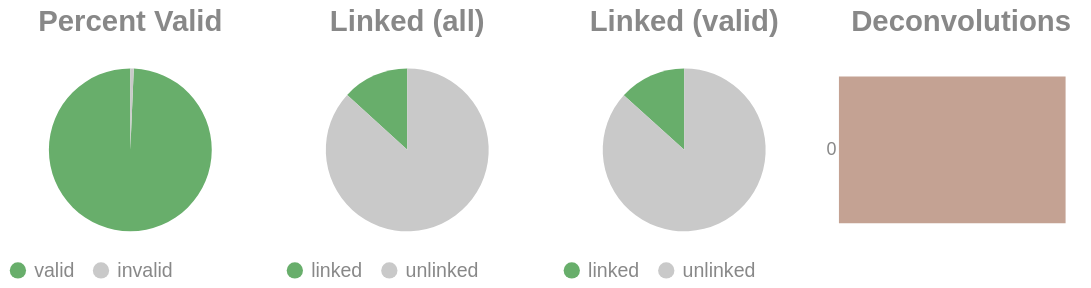

Notebook code for this chart:
### Code cell
if SKIPLR:
    pass
else:
    clash = Counter()
    for i in valids['molecule'].to_list():
        _mol = i.split("-")
        if len(_mol) == 1:
            clash.update('0')
        else:
            clash.update(_mol[-1])

    _d = {"deconvolutions": [], 'count': []}
    for k,v in clash.items():
        _d['deconvolutions'].append(k)
        _d['count'].append(v)

    tot_valid = valids['reads'].sum()
    mask = valids['reads'] >= 2
    n_linked_reads = valids.filter(mask)['reads'].sum()
    if n_linked_reads == 0:
        print_html("No linked molecules (>=2 reads) were detected; skipping linked-only distributions.")
        SKIPLR = True
    else:
        perc_valid = round(tot_valid / n_reads, 4)
        linked_perc_abs = round(n_linked_reads / n_reads, 4)
        linked_perc = round(n_linked_reads / tot_valid, 4)

    _valid = pl.DataFrame({"valids": ['valid', 'invalid'], "count": [tot_valid, n_reads - tot_valid]})
    _linked_abs = pl.DataFrame({"linked (absolute)": ['linked', 'unlinked'], "count": [n_linked_reads, n_reads - n_linked_reads]})
    _linked_rel = pl.DataFrame({"linked (valids)": ['linked', 'unlinked'], "count": [n_linked_reads, tot_valid - n_linked_reads]})

    (
        alt.hconcat(
            piechart(_valid, goodval = 'valid', title = "Percent Valid"),
            piechart(_linked_abs, goodval = "linked", title =  "Linked (all)"),
            piechart(_linked_rel, goodval = "linked", title =  "Linked (valid)"),
            convolutionbar(pl.DataFrame(_d), title = "Deconvolutions"),
            center = True,
            bounds = 'flush'
        )
        .resolve_scale(color='independent')
        .resolve_legend('independent')
        .properties(usermeta={'embedOptions': {"actions": False}})
    ).display()

### Figure 1 — Vega-Lite specification as saved in the notebook (floating-point values rounded to 4 significant figures)
{"width": "container", "height": 400, "config": {"title": {"anchor": "start", "dy": -15, "fontSize": 18, "color": "#888888", "subtitleColor": "#888888", "subtitleFontSize": 14}, "arc": {"fill": "#0072B2"}, "axis": {"domainColor": "#888888", "domainWidth": 0.5, "gridWidth": 0.2, "grid": false, "titleFontWeight": 400, "titleFontSize": 15, "labelFontSize": 11, "labelColor": "#888888", "tickColor": "#888888", "tickWidth": 0.2, "titleColor": "#888888"}, "axisBand": {"grid": false}, "axisX": {"grid": true, "tickSize": 10, "domainCap": "round"}, "axisY": {"domain": false, "grid": true, "tickSize": 0, "domainCap": "round"}, "background": "transparent", "header": {"labelFontSize": 15, "labelColor": "#888888", "titleFontSize": 15, "titleFontWeight": 600, "titleColor": "#888888"}, "legend": {"labelFont": "sans-serif", "labelFontSize": 12, "labelColor": "#888888", "symbolSize": 100, "symbolType": "circle", "titleFontSize": 12, "titlePadding": 10, "titleColor": "#888888", "title": null}, "range": {"category": ["#E69F00", "#56B4E9", "#009E73", "#F0E442", "#0072B2", "#D55E00", "#CC79A7", "#000000"], "diverging": ["#cfe8f3", "#a2d4ec", "#73bfe2", "#46abdb", "#1696d2", "#12719e"]}, "area": {"fill": "#0072B2", "fillOpacity": 0.7, "line": true, "strokeOpacity": 0.7}, "line": {"color": "#0072B2", "stroke": "#0072B2", "strokeWidth": 2}, "trail": {"color": "#0072B2", "stroke": "#0072B2", "strokeWidth": 0, "size": 1}, "point": {"filled": true, "fillOpacity": 1.0, "size": 95}, "text": {"color": "#888888", "fontSize": 11, "align": "right", "fontWeight": 400, "size": 11}, "bar": {"fill": "#0072B2", "stroke": null}, "view": {"stroke": null, "continuousWidth": 660, "continuousHeight": 400}}, "hconcat": [{"data": {"name": "data-26162cb3d0abda5436b8e3e784fa06bb"}, "mark": {"type": "arc"}, "encoding": {"color": {"field": "valids", "legend": {"orient": "bottom", "title": null}, "scale": {"domain": ["valid", "invalid"], "range": ["#68ae6b", "#C9C9C9"]}, "title": "Valids", "type": "nominal"}, "theta": {"field": "count", "type": "quantitative"}, "tooltip": [{"field": "valids", "title": "Valids", "type": "ordinal"}, {"field": "percent", "format": ".2%", "title": "Percent", "type": "quantitative"}, {"field": "count", "title": "Count", "type": "quantitative"}]}, "height": 100, "title": {"text": "Percent Valid", "align": "center", "anchor": "middle"}, "transform": [{"calculate": "datum.count / 4023889", "as": "percent"}], "width": 150}, {"data": {"name": "data-95e96960c113c730b2cebd4fc1c74851"}, "mark": {"type": "arc"}, "encoding": {"color": {"field": "linked (absolute)", "legend": {"orient": "bottom", "title": null}, "scale": {"domain": ["linked", "unlinked"], "range": ["#68ae6b", "#C9C9C9"]}, "title": "Linked (Absolute)", "type": "nominal"}, "theta": {"field": "count", "type": "quantitative"}, "tooltip": [{"field": "linked (absolute)", "title": "Linked (Absolute)", "type": "ordinal"}, {"field": "percent", "format": ".2%", "title": "Percent", "type": "quantitative"}, {"field": "count", "title": "Count", "type": "quantitative"}]}, "height": 100, "title": {"text": "Linked (all)", "align": "center", "anchor": "middle"}, "transform": [{"calculate": "datum.count / 4023889", "as": "percent"}], "width": 150}, {"data": {"name": "data-c0169a888ac85d2bd23d66969e2e9d6e"}, "mark": {"type": "arc"}, "encoding": {"color": {"field": "linked (valids)", "legend": {"orient": "bottom", "title": null}, "scale": {"domain": ["linked", "unlinked"], "range": ["#68ae6b", "#C9C9C9"]}, "title": "Linked (Valids)", "type": "nominal"}, "theta": {"field": "count", "type": "quantitative"}, "tooltip": [{"field": "linked (valids)", "title": "Linked (Valids)", "type": "ordinal"}, {"field": "percent", "format": ".2%", "title": "Percent", "type": "quantitative"}, {"field": "count", "title": "Count", "type": "quantitative"}]}, "height": 100, "title": {"text": "Linked (valid)", "align": "center", "anchor": "middle"}, "transform": [{"calculate": "datum.count / 3996622", "as": "percent"}], "width": 150}, {"data": {"name": "data-e077f7e4450323f68cd7590305e0bab4"}, "mark": {"type": "bar"}, "encoding": {"color": {"field": "deconvolutions", "legend": null, "scale": {"scheme": "lightgreyred"}, "type": "nominal"}, "tooltip": [{"field": "deconvolutions", "title": "Deconvolutions", "type": "ordinal"}, {"field": "percent", "format": ".2%", "title": "Percent", "type": "quantitative"}, {"field": "count", "title": "Count", "type": "quantitative"}], "x": {"axis": null, "field": "count", "type": "quantitative"}, "y": {"field": "deconvolutions", "sort": "ascending", "title": null, "type": "nominal"}}, "height": 100, "title": {"text": "Deconvolutions", "align": "center", "anchor": "middle"}, "transform": [{"calculate": "datum.count / 3710312", "as": "percent"}], "width": 150}], "bounds": "flush", "center": true, "resolve": {"legend": {"angle": "independent"}, "scale": {"color": "independent"}}, "usermeta": {"embedOptions": {"actions": false}}, "$schema": "https://vega.github.io/schema/vega-lite/v6.1.0.json", "datasets": {"data-26162cb3d0abda5436b8e3e784fa06bb": [{"valids": "valid", "count": 3996622}, {"valids": "invalid", "count": 27267}], "data-95e96960c113c730b2cebd4fc1c74851": [{"linked (absolute)": "linked", "count": 531306}, {"linked (absolute)": "unlinked", "count": 3492583}], "data-c0169a888ac85d2bd23d66969e2e9d6e": [{"linked (valids)": "linked", "count": 531306}, {"linked (valids)": "unlinked", "count": 3465316}], "data-e077f7e4450323f68cd7590305e0bab4": [{"deconvolutions": "0", "count": 3710312}]}}
